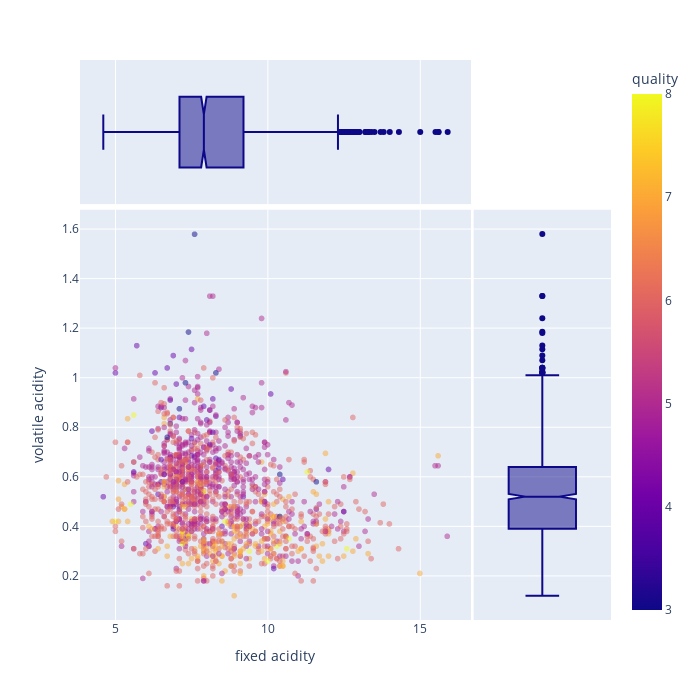

The cell this chart's notebook holds for it:
### Code cell
px.scatter(df, x=parameters[0], y=parameters[1], color='quality', marginal_x="box", marginal_y="box",width=700,height=700,opacity=0.5)

### Figure 1 — Plotly figure (JSON) as saved in the notebook; plotly's stock layout.template omitted (floating-point values rounded to 4 significant figures; data arrays with more than 128 entries replaced by an {"elided": "..."} marker saying what was removed)
{"data": [{"hovertemplate": "fixed acidity=%{x}<br>volatile acidity=%{y}<br>quality=%{marker.color}<extra></extra>", "legendgroup": "", "marker": {"color": {"elided": "1359 int values"}, "coloraxis": "coloraxis", "opacity": 0.5, "symbol": "circle"}, "mode": "markers", "name": "", "showlegend": false, "type": "scattergl", "x": {"elided": "1359 float values"}, "xaxis": "x", "y": {"elided": "1359 float values"}, "yaxis": "y"}, {"alignmentgroup": "True", "hovertemplate": "fixed acidity=%{x}<extra></extra>", "legendgroup": "", "marker": {"color": "#0d0887", "symbol": "circle"}, "name": "", "notched": true, "offsetgroup": "", "showlegend": false, "type": "box", "x": {"elided": "1359 float values"}, "xaxis": "x3", "yaxis": "y3"}, {"alignmentgroup": "True", "hovertemplate": "volatile acidity=%{y}<extra></extra>", "legendgroup": "", "marker": {"color": "#0d0887", "symbol": "circle"}, "name": "", "notched": true, "offsetgroup": "", "showlegend": false, "type": "box", "xaxis": "x2", "y": {"elided": "1359 float values"}, "yaxis": "y2"}], "layout": {"coloraxis": {"colorbar": {"title": {"text": "quality"}}, "colorscale": [[0, "#0d0887"], [0.1111, "#46039f"], [0.2222, "#7201a8"], [0.3333, "#9c179e"], [0.4444, "#bd3786"], [0.5556, "#d8576b"], [0.6667, "#ed7953"], [0.7778, "#fb9f3a"], [0.8889, "#fdca26"], [1, "#f0f921"]]}, "height": 700, "legend": {"tracegroupgap": 0}, "margin": {"t": 60}, "width": 700, "xaxis": {"anchor": "y", "domain": [0, 0.7363], "title": {"text": "fixed acidity"}}, "xaxis2": {"anchor": "y2", "domain": [0.7413, 1], "matches": "x2", "showgrid": false, "showline": false, "showticklabels": false, "ticks": ""}, "xaxis3": {"anchor": "y3", "domain": [0, 0.7363], "matches": "x", "showgrid": true, "showticklabels": false}, "xaxis4": {"anchor": "y4", "domain": [0.7413, 1], "matches": "x2", "showgrid": false, "showline": false, "showticklabels": false, "ticks": ""}, "yaxis": {"anchor": "x", "domain": [0, 0.7326], "title": {"text": "volatile acidity"}}, "yaxis2": {"anchor": "x2", "domain": [0, 0.7326], "matches": "y", "showgrid": true, "showticklabels": false}, "yaxis3": {"anchor": "x3", "domain": [0.7426, 1], "matches": "y3", "showgrid": false, "showline": false, "showticklabels": false, "ticks": ""}, "yaxis4": {"anchor": "x4", "domain": [0.7426, 1], "matches": "y3", "showgrid": true, "showline": false, "showticklabels": false, "ticks": ""}}}
